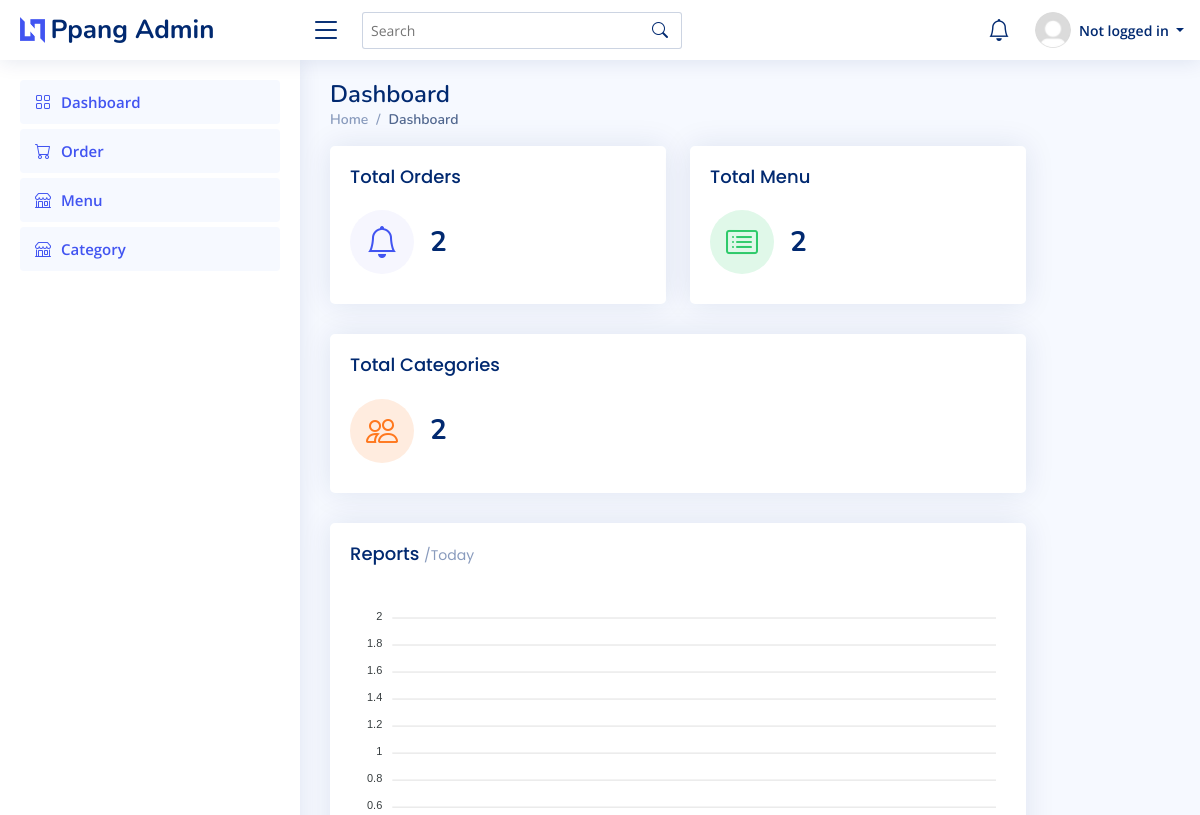
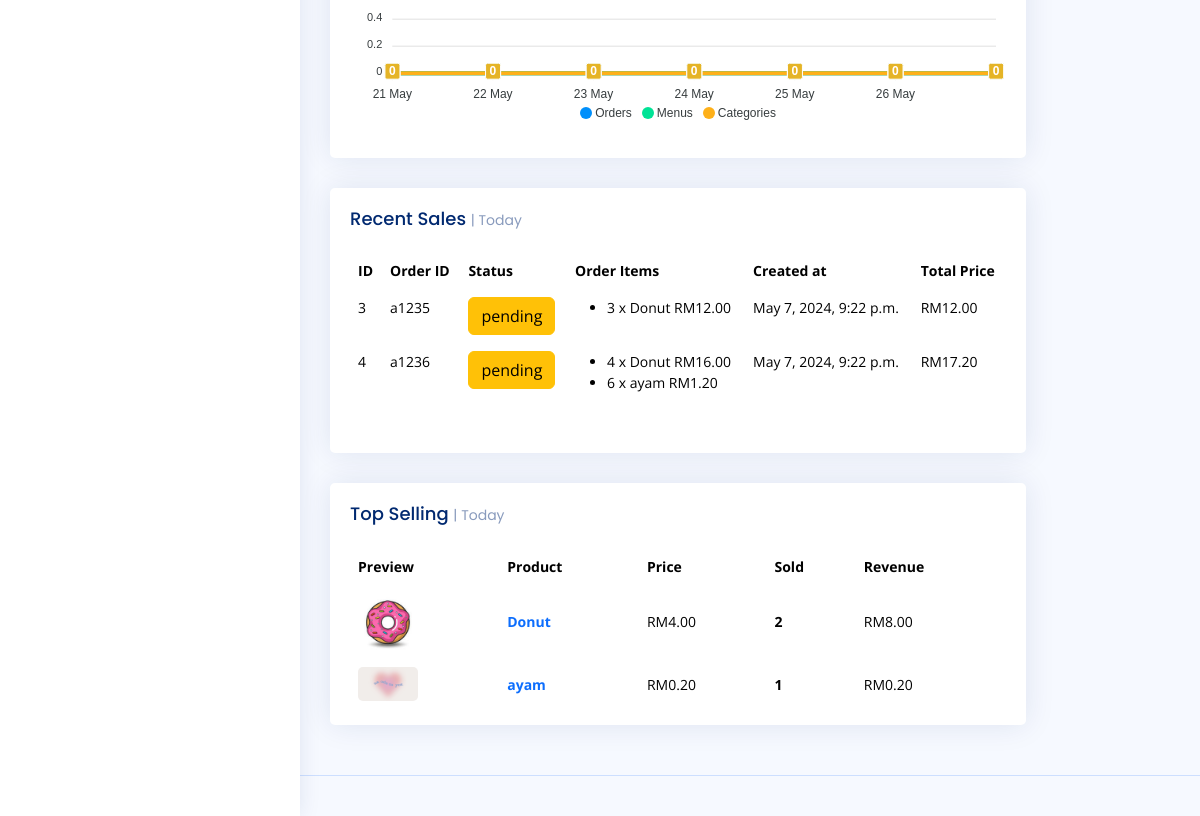
The app's page /, older data (2 pictures, top to bottom).
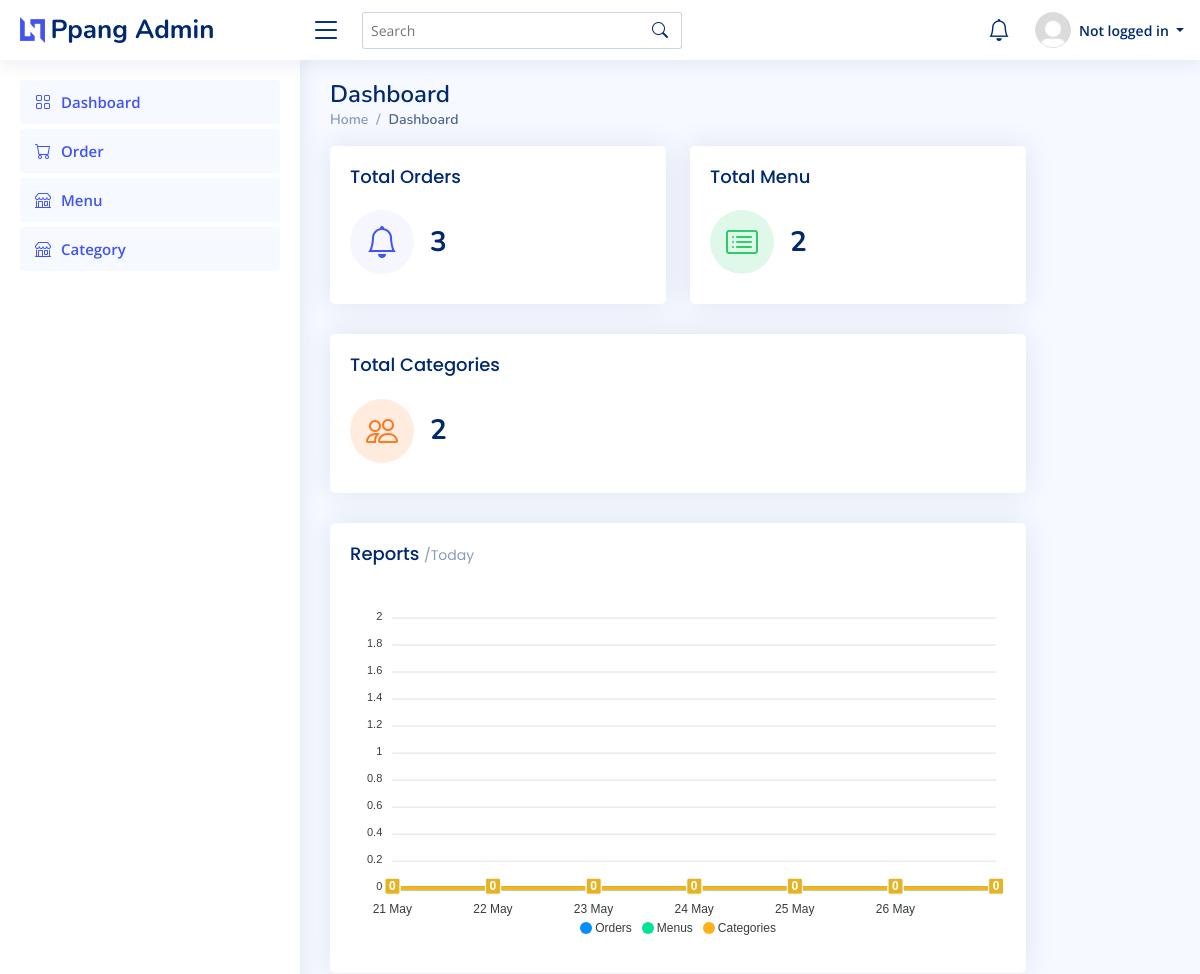
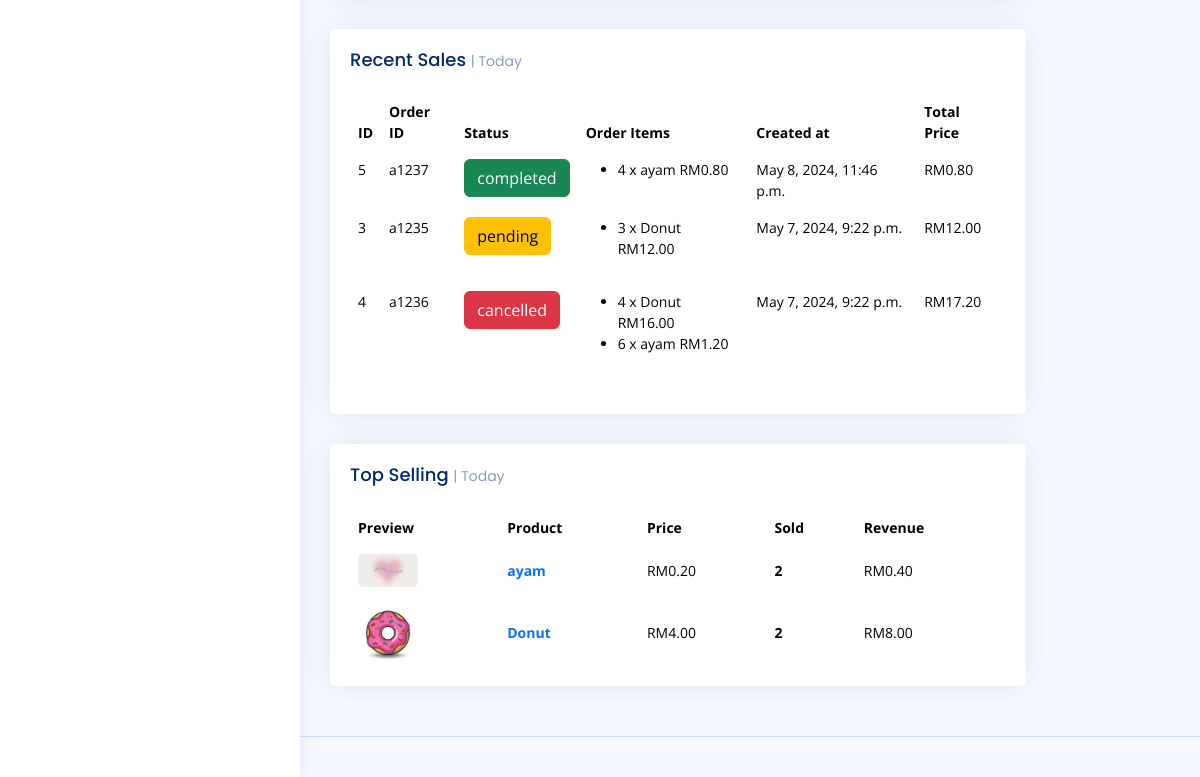
The same page, newer data (2 pictures, top to bottom).
### pages/models.py (models this page shows, shortened)
class Order(models.Model):
    order_id = models.CharField(max_length=100)
    name = models.CharField(max_length=100)
    phone_number = models.CharField(max_length=20)
    email = models.CharField(max_length=100, default= None, null=True)
    status_choice = [
        ('pending','Pending'),
        ('cancelled','Cancelled'),
        ('completed','Completed'),
    ]
    status = models.CharField(max_length=20, choices = status_choice)
    menu=models.ManyToManyField(Menu, through ='OrderItem')
    created_at = models.DateTimeField(default=datetime.now())

class OrderItem(models.Model):
     order = models.ForeignKey(Order, on_delete=models.CASCADE)
     menu = models.ForeignKey(Menu, on_delete=models.CASCADE)
     quantity = models.PositiveIntegerField()
     def total_price(self):
         return self.quantity * self.menu.price

class Menu(models.Model):
    name = models.CharField(max_length=150)
    description = models.TextField()
    image = models.ImageField(upload_to='menu_images')
    price = models.DecimalField(max_digits=10,decimal_places=2)
    category = models.ForeignKey(Category, on_delete=models.CASCADE)
    created_at = models.DateTimeField(default=datetime.now())

### pages/views.py (the view)
# urls.py: path('', views.dashboard),
def dashboard(request):
    orderCount = Order.objects.all().count()
    menuCount = Menu.objects.all().count()
    allCategory = Category.objects.all().count()
    allOrder=Order.objects.all().prefetch_related('orderitem_set__menu').order_by('-created_at')
    for order in allOrder:
        order.total_price = sum(order_item.total_price() for order_item in order.orderitem_set.all())
    end_date = datetime.now()
    start_date = end_date-timedelta(days=6)
    top_selling_menu = Menu.objects.annotate(num_orders=Count('order')).order_by('-num_orders')
    for menu in top_selling_menu:
        menu.revenue = menu.order_set.count() * menu.price
    data = []
    for i in range(7):
        date = start_date + timedelta(days=i)
        orders = Order.objects.filter(created_at__date=date).count()
        menus = Menu.objects.filter(created_at__date=date).count()
        categories = Category.objects.filter(created_at__date=date).count()
        data.append({'date':date.strftime("%Y-%m-%d"),'orders':orders, 'menus':menus,'categories':categories})
    return render(request,'index.html', {'orderCount':orderCount, 'menuCount':menuCount, 'allCategory':allCategory,'data':data,'allOrder':allOrder, 'top_selling_menu':top_selling_menu})

### pages/context_processors.py (called while the page is built)
def notification_processor(request):
    if request.user.is_authenticated:
        notifications = Notification.objects.filter(is_read=False).order_by('-created_at')[:6]
        return {'notifications': notifications}
    return {}

### templates/index.html (shortened to what the changed rows need)
{% load static %}
{% include 'header.html' %}
<main id="main" class="main">
    <div class="pagetitle">
      <h1>Dashboard</h1>
    </div>
    <section class="section dashboard">
      <div class="row">
        <div class="col-lg-10">
          <div class="row">
            <div class="col-xxl-4 col-md-6">
              <div class="card info-card sales-card">
                <a href="/order/">
                <div class="card-body">
                  <div class="d-flex align-items-center">
                    <div class="ps-3">
                      <h6>{{orderCount}}</h6>
                    </a>
                    </div>
                  </div>
                </div>
              </div>
            </div>
            <div class="col-12">
              <div class="card recent-sales overflow-auto">
                <div class="card-body">
                  <table class="table table-borderless datatable">
                    <thead>
                      <tr>
                        <th scope="row">ID<a href="order.id"></a></th>
                        <th scope="col">Order ID</th>
                        <th scope="col">Status</th>
                        <th scope="col">Order Items</th>
                        <th scope="col">Created at</th>
                        <th scope="col">Total Price</th>
                      </tr>
                    </thead>
                    <tbody>
                      {% for order in allOrder %}
                      <tr>
                        <td>{{order.id}}</td>
                        <td>{{order.order_id}}</td>
                          <td>
                            {% if order.status == 'pending'%}
                            <button class="btn btn-warning">{{order.status}} </button>
                            {% elif order.status == 'completed' %}
                            <button class="btn btn-success">{{order.status}} </button>
                            {% elif order.status == 'cancelled' %}
                            <button class="btn btn-danger">{{order.status}} </button>
                          {% endif %} </td>
                          <td>
                            <ul>
                              {% for order_item in order.orderitem_set.all %}
                              <li>
                                {{ order_item.quantity}} x {{order_item.menu.name}}
                                RM{{ order_item.total_price}}
                              </li>
                              {% endfor %}
                            </ul>
                          </td>
                          <td>{{order.created_at}}</td>
                          <td>RM{{ order.total_price }}</td>
                      </tr>
                      {% endfor %}
                    </tbody>
                  </table>
                </div>
              </div>
            </div>
            <div class="col-12">
              <div class="card top-selling overflow-auto">
                <div class="card-body pb-0">
                  <table class="table table-borderless">
                    <thead>
                      <tr>
                        <th scope="col">Preview</th>
                        <th scope="col">Product</th>
                        <th scope="col">Price</th>
                        <th scope="col">Sold</th>
                        <th scope="col">Revenue</th>
                      </tr>
                    </thead>
                    <tbody>
                      {% for menu in top_selling_menu %}
                      <tr>
                        <th scope="row"><a href="#"><img src="{{menu.image.url}}" alt=""></a></th>
                        <td><a href="#" class="text-primary fw-bold">{{menu.name}}</a></td>
                        <td>RM{{menu.price}}</td>
                        <td class="fw-bold">{{menu.order_set.count}}</td>
                        <td>RM{{menu.revenue}}</td>
                      </tr>
                      {% endfor %}
                    </tbody>
                  </table>
                </div>
              </div>
            </div>
    </section>
  </main>
{% include 'footer.html' %}

Row changes from the older to the newer data that the page shows:
added Order: id "5", order_id "a1237", status "completed", created_at "May 8, 2024, 11:46 p.m.", total_price "0.80"
added OrderItem: quantity "4", menu.name "ayam", total_price "0.80", shown under "5"
changed Order id 4: status "pending" → "cancelled"
changed Menu "ayam": order_set.count "1" → "2"; revenue "0.20" → "0.40"; moves up the list
Text that changed along with them:
{{ orderCount }}: "2" → "3"
